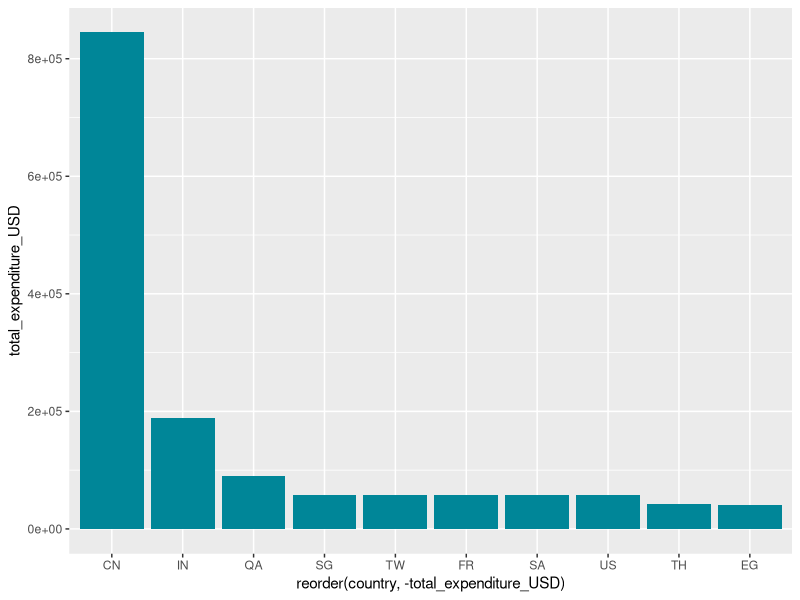
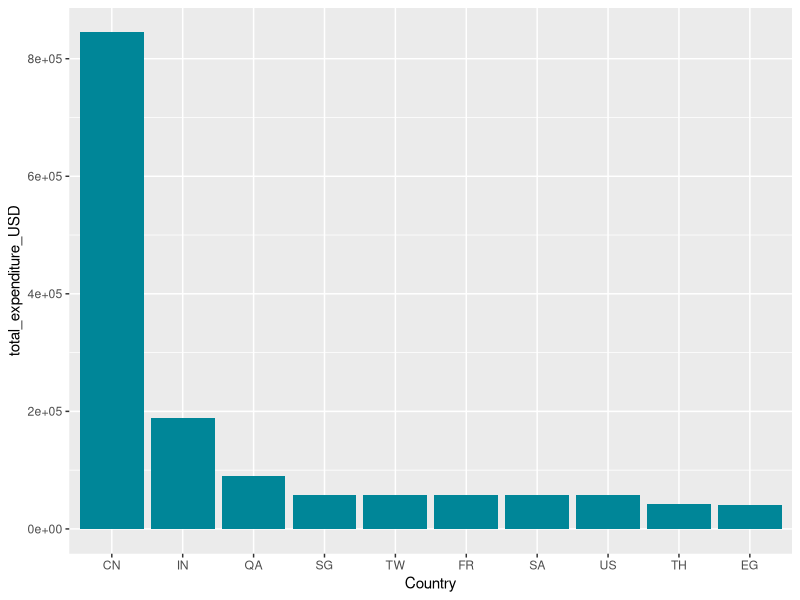
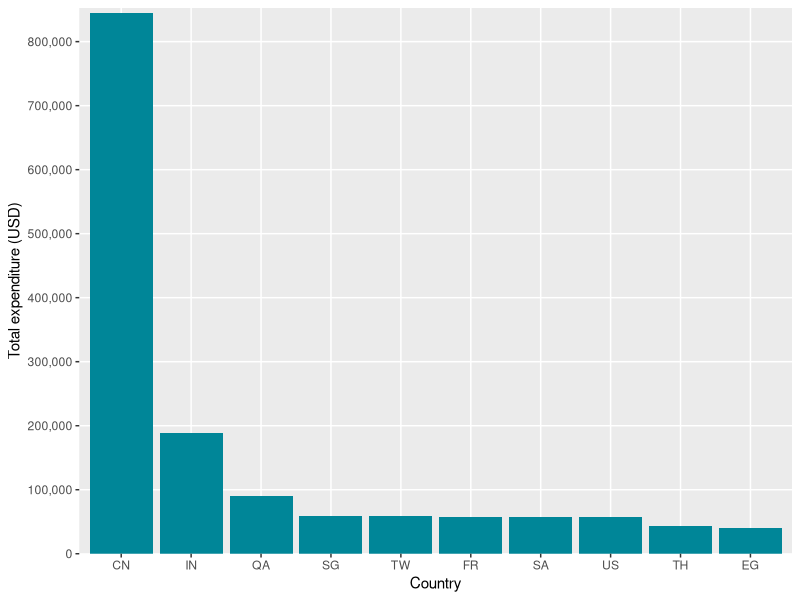
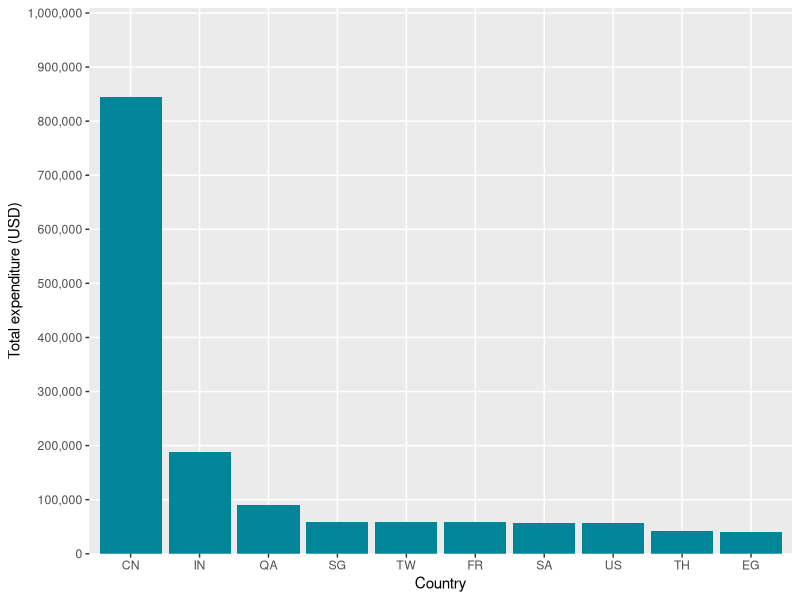
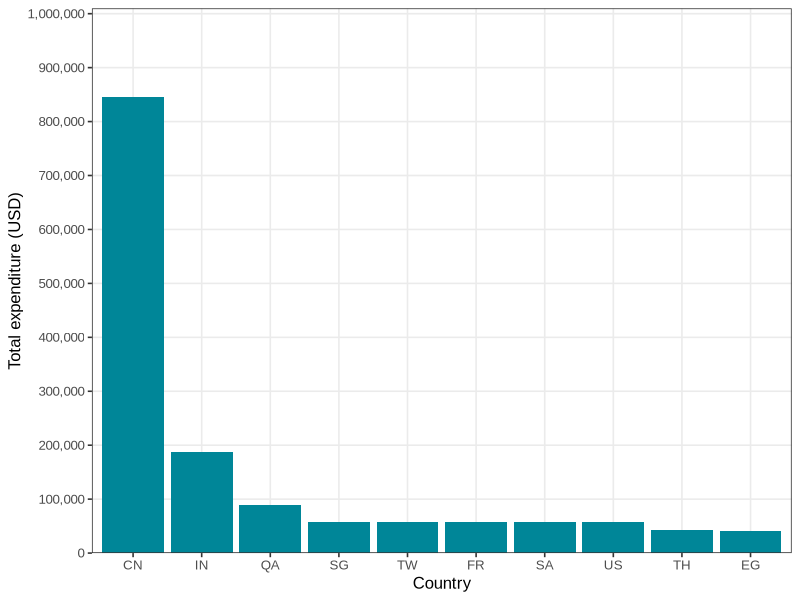
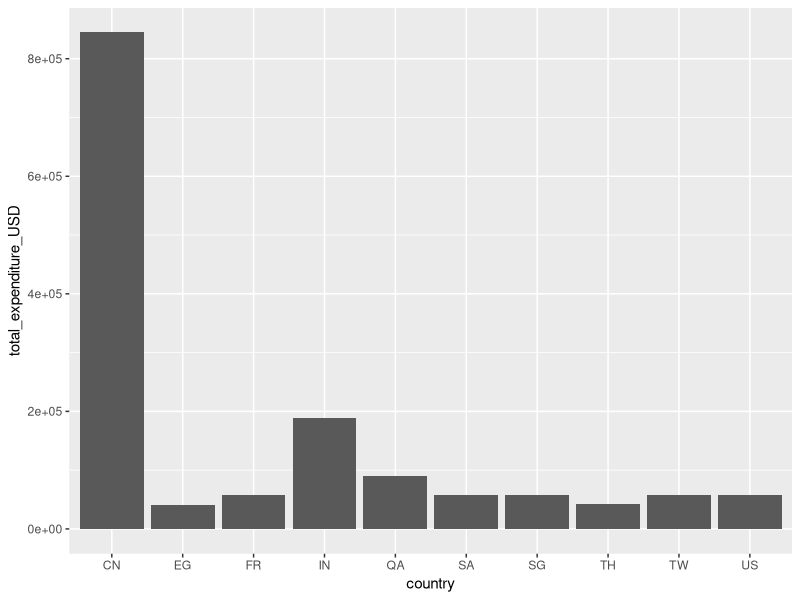

Reproduce these figures in R, in order.
#--- Script details ------------------------------------------------------------
# Creation date: 10 February 2021
# Client:        client
# Project:       r-training
# Description:   Training
# Author:        Nick Twort

library(tidyverse)

#--- Import data ---------------------------------------------------------------

transit_lines <- read_csv("data/raw/transit_line_construction.csv")










#--- Calculate distribution of project length (in years) -----------------------
#--- Desired output - a table with one column a list of durations and another 
#--- which has the number of projects with that duration

# Convert end year to number
transit_lines <- transit_lines %>%
  mutate(end_year_num = as.numeric(end_year))

# Which ones caused the NA error?
transit_lines %>% filter(is.na(end_year_num))
## Looks like some of them had an 'X' for end year (presumably not finished yet!)

# What about start_year
transit_lines %>% filter(is.na(start_year))

# Calculate distribution
transit_lines %>%
  mutate(project_length_years = end_year_num - start_year) %>% # project length
  group_by(project_length_years) %>%
  summarise(count = n()) # count the number of rows for each project length
# Note 11 projects with 'NA' project length - either start or end year is missing

# A shortcut option
transit_lines %>%
  mutate(project_length_years = end_year_num - start_year) %>% # project length
  count(project_length_years) # same as group_by, summarise









#--- Calculate total cost by country -------------------------------------------

cost_by_country <- transit_lines %>%
  group_by(country) %>%
  summarise(total_expenditure_USD = sum(real_cost_USD))










#--- Column chart of total cost by country (top 10 countries) ------------------

cost_by_country_chart <- cost_by_country %>%
  arrange(desc(total_expenditure_USD)) %>% # sort by total
  head(10) %>% # keep top 10 rows
  ggplot() + # create a ggplot
  geom_col(aes(x = country, y = total_expenditure_USD)) # column chart with country on the x-axis, $$$ on the y-axis

# Reorder
g <- cost_by_country %>%
  arrange(desc(total_expenditure_USD)) %>% # sort by total
  head(10) %>% # keep top 10 rows
  ggplot() + # create a ggplot
  geom_col(aes(x = reorder(country, -total_expenditure_USD), y = total_expenditure_USD))

# Add colours
g <- cost_by_country %>%
  arrange(desc(total_expenditure_USD)) %>% # sort by total
  head(10) %>% # keep top 10 rows
  ggplot() + # create a ggplot
  geom_col(aes(x = reorder(country, -total_expenditure_USD), y = total_expenditure_USD), fill = "#008698")
g

# Add title to x axis
g <- g + labs(x = "Country")
g

# Add y axis
g <- g + scale_y_continuous(
  name = "Total expenditure (USD)",
  breaks = seq.int(0, 1000000, 100000),
  minor_breaks = NULL,
  labels = scales::number_format(accuracy = 1, big.mark = ","),
  expand = expansion(mult = c(0, 0.01))
)
g

# Expand y limits
g <- g + expand_limits(y = 1000000)
g

# Theme
g <- g + theme_bw(base_family = "Arial", base_size = 12)
g

# Tweak theme
g <- g +
  theme(
    panel.grid.major.x = element_blank(),
    panel.grid.minor.x = element_blank()
  )


ggsave(filename = "figures/cost_by_country_chart.png",
       plot = cost_by_country_chart,
       width = 17.00,
       height = 8,
       units = "cm",
       bg = "transparent"
)
